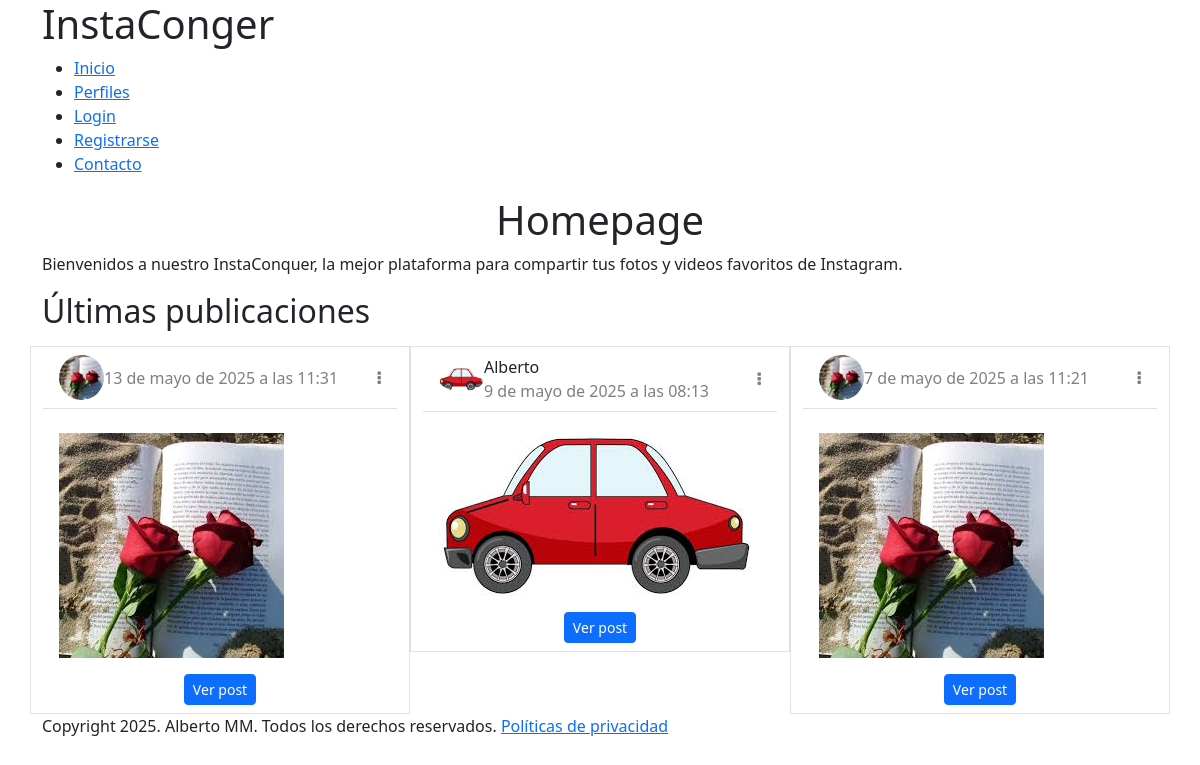
The page / on the database its author committed.
### posts/models.py (models this page shows, shortened)
class Post(models.Model):
    user = models.ForeignKey(User, on_delete=models.CASCADE, related_name='posts', verbose_name="Usuario")
    image = models.ImageField(upload_to="posts_images/", verbose_name="Imagen")
    caption = models.TextField(blank=True, verbose_name="Descripción")
    created_at = models.DateTimeField(auto_now_add=True, verbose_name="Fecha de creación")
    likes = models.ManyToManyField(User, related_name='liked_posts', blank=True,verbose_name="Nº de likes")
    class Meta:
        verbose_name = "Post"
        verbose_name_plural = "Posts"

### instagram/views.py (the view)
# urls.py: path('', HomeView.as_view(), name='home'),
class HomeView(TemplateView):
    template_name = "general/home.html"
    def get_context_data(self, **kwargs):
        context = super(HomeView, self).get_context_data(**kwargs)
        if self.request.user.is_authenticated:
            seguidos = Follow.objects.filter(following = self.request.user.profile).values_list("follower__user", flat=True) # type: ignore
            print(seguidos)
            last_posts = Post.objects.filter(user__profile__user__in=seguidos)
        else:
            last_posts = Post.objects.all().order_by('-created_at')[:5]
        context['last_posts'] = last_posts
        return context

### instagram/templates/general/Home.html (shortened to what this page needs)
{% extends "general/layout.html" %}
{% block page_content%}
<div class="container">
    <h1 align="center">Homepage</h1>
    <p>Bienvenidos a nuestro InstaConquer, la mejor plataforma para compartir tus fotos y videos favoritos de Instagram.</p>
    <section>
        <h2>Últimas publicaciones</h2>
        <div class="row">
        {% for post in last_posts %}
            <div class="col-12 col-sm-6 col-md-4">
                {% include '_includes/posts/_post.html' %}
            </div>
        {% endfor %}
    </div>
    </section>
</div>
{% endblock %}

### instagram/templates/_includes/posts/_post.html (shortened to what this page needs)
<div class="row">
    <article class="bg-white border mt-2">
        <div>
            <div class="d-flex flex-row justify-content-between align-items-center p-2 border-bottom">
                <div class="d-flex flex-row align-items-center feed-text px-2">
                    <img class="rounded-circle" src="{{post.image.url}}" width="45">
                    <div class="d-flex flex-column flex-wrap ml-2">
                        <span class="font-weight-bold">{{post.user.first_name}}</span>
                        <span class="text-black-50 time">{{post.created_at}}</span>
                    </div>
                </div>
                <div class="feed-icon px-2">
                    <i class="fa fa-ellipsis-v text-black-50"></i>
                </div>
            </div>
        </div>
        <div class="p-2 px-3">
        </div>
        <div class="feed-image p-2 px-3">
            <img class="img-fluid img-responsive" src="{{post.image.url}}">
        </div>
        <footer>
            <p class=" text-center mt-2 mb-2 ">
                <a class="btn btn-primary btn-sm" role="button" href="{% url 'post_detail' post.pk%}">Ver post </a>
            </p>
        </footer>
    </article>
</div>

### rows shown on the page
Post: image (picture), created_at "13 de mayo de 2025 a las 11:31"
Post: image (picture), user.first_name "Alberto", created_at "9 de mayo de 2025 a las 08:13"
Post: image (picture), created_at "7 de mayo de 2025 a las 11:21"
